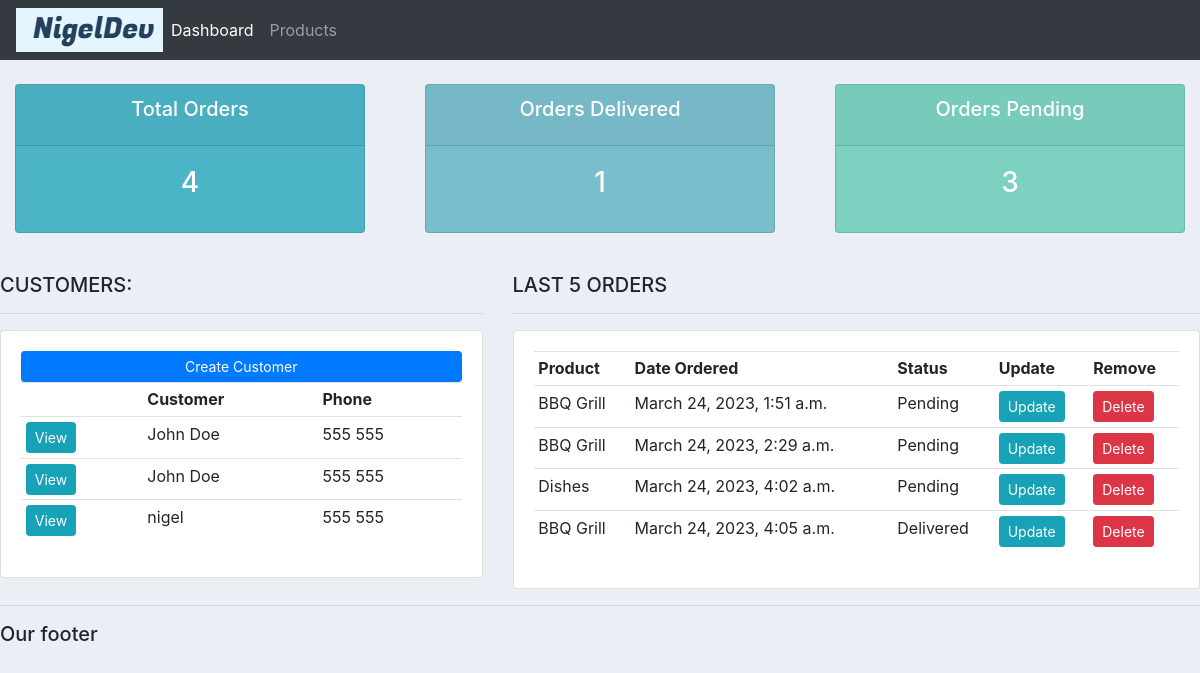
Before: / with the older database file.
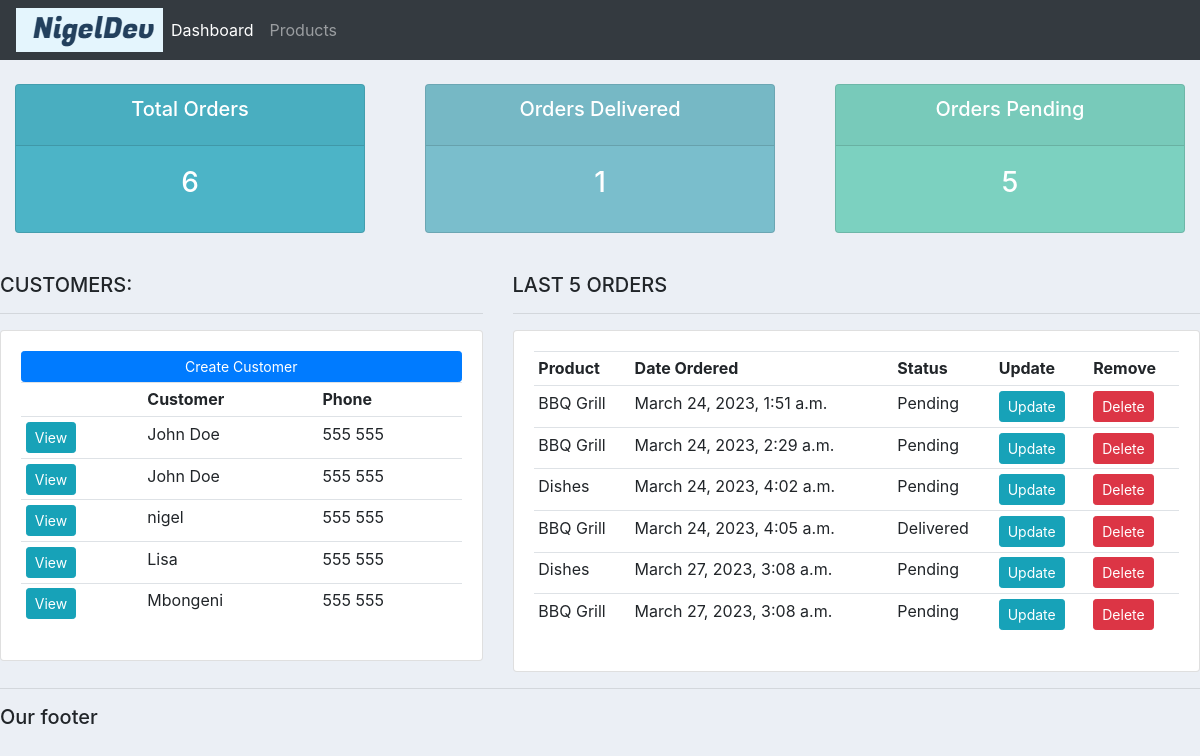
After: the same page with the newer database file.
### accounts/models.py (models this page shows, shortened)
class Customer(models.Model):
    name = models.CharField(max_length=200,null=True)
    phone = models.CharField(max_length=200,null=True)
    email = models.CharField(max_length=200,null=True)
    date_created = models.DateTimeField(auto_now_add=True)

class Order(models.Model):
    STATUS = (
        ('Pending', 'Pending'),
        ('Out for delivery', 'Out for delivery'),
        ('Delivered', 'Delivered'),
    )
    customer = models.ForeignKey(Customer,null=True,on_delete=models.SET_NULL)
    product = models.ForeignKey(Product,null=True,on_delete=models.SET_NULL)
    date_created = models.DateTimeField( auto_now_add=True, null=True)
    status = models.CharField(max_length=200,null=True,choices=STATUS)
    note = models.CharField(max_length=1000,null=True,choices=STATUS)

class Product(models.Model):
    CATEGORY = (
        ('Indoor', 'Indoor'),
        ('Out Door', 'Out Door'),
    )
    name = models.CharField(max_length=200,null=True)
    price = models.FloatField(null=True)
    category = models.CharField(max_length=200,null=True,choices=CATEGORY)
    description = models.CharField(max_length=200,null=True,blank=True)
    date_created = models.DateTimeField(auto_now_add=True)
    tags = models.ManyToManyField(Tag)
    def __str__(self):
        return self.name

### accounts/views.py (the view)
# urls.py: path('', views.home, name="home"),
def home(request):
    orders = Order.objects.all()
    customers = Customer.objects.all()
    total_customers = customers.count()
    total_orders = orders.count()
    delivered = orders.filter(status='Delivered').count()
    pending = orders.filter(status='Pending').count()
    context = {'orders':orders,'customers':customers,'total_orders':total_orders,'delivered':delivered,
               'pending':pending}
    return render(request,'accounts/dashboard.html', context)

### accounts/templates/accounts/dashboard.html
{% extends 'accounts/main.html' %}
{% block content %}
{% include 'accounts/status.html' %}
<br>
<div class="row">
        <div class="col-md-5">
            <h5>CUSTOMERS:</h5>
            <hr>
            <div class="card card-body">
                <a class="btn btn-primary btn-sm btn-block" href="">Create Customer</a>
                <table class="table table-sm ">
                    <tr>
                        <th></th>
                        <th>Customer</th>
                        <th>Phone</th>
                    </tr>
                    {% for customer in customers %}
                        <tr>
                            <td><a class="btn btn-sm btn-info" href="{% url 'customer' customer.id %}">View</a></td>
                            <td>{{ customer.name }}</td>
                            <td>{{ customer.phone }}</td>
                        </tr>
                    {% endfor %}
                </table>
            </div>
        </div>
    <div class="col-md-7">
        <h5>LAST 5 ORDERS</h5>
        <hr>
        <div class="card card-body">
            <table class="table table-sm ">
                <tr>
                    <th>Product</th>
                    <th>Date Ordered</th>
                    <th>Status</th>
                    <th>Update</th>
                    <th>Remove</th>
                </tr>
                {% for order in orders %}
                        <tr>
                            <td>{{ order.product }}</td>
                            <td>{{ order.date_created }}</td>
                            <td>{{ order.status }}</td>
                            <td><a class="btn btn-sm btn-info" href="{% url 'update_order' order.id %}">Update</a></td>
                            <td><a class="btn btn-sm btn-danger" href="{% url 'delete_order' order.id %}">Delete</a></td>
                        </tr>
                    {% endfor %}
            </table>
        </div>
    </div>
</div>
{% endblock %}

### accounts/templates/accounts/main.html (shortened to what this page needs)
{% load static  %}
<!DOCTYPE html>
<html lang="en">
<head>
    <link rel="stylesheet" href="https://cdn.jsdelivr.net/npm/bootstrap@4.3.1/dist/css/bootstrap.min.css"
>
    <link rel="stylesheet" type="text/css" href="{% static 'css/main.css' %}">
</head>
<body>
    {% include 'accounts/navbar.html' %}
    {% block content %}
    {% endblock %}
    <hr>
    <h5>Our footer</h5>
</body>
</html>

### accounts/templates/accounts/navbar.html (shortened to what this page needs)
{% load static  %}
<nav class="navbar navbar-expand-lg navbar-dark bg-dark">
    <img src="{% static 'images/logo.png'  %}">
    <div class="collapse navbar-collapse" id="navbarNav">
      <ul class="navbar-nav">
        <li class="nav-item active">
          <a class="nav-link" href="{% url 'home' %}">Dashboard </a>
        </li>
        <li class="nav-item">
          <a class="nav-link" href="{%  url 'products' %}">Products</a>
        </li>
      </ul>
    </div>
  </nav>

### accounts/templates/accounts/status.html
<br>
<div class="row">
    <div class="col">
        <div class="col-md">
            <div class="card text-center text-white mb-3" id="total-orders">
                <div class="card-header">
                    <h5 class="card-title">Total Orders</h5>
                </div>
                <div class="card-body">
                    <h3 class="card-title">{{total_orders}}</h3>
                </div>
            </div>
        </div>
    </div>
    <div class="col">
        <div class="col-md">
            <div class="card text-center text-white mb-3" id="orders-delivered">
                <div class="card-header">
                    <h5 class="card-title">Orders Delivered</h5>
                </div>
                <div class="card-body">
                    <h3 class="card-title">{{delivered}}</h3>
                </div>
            </div>
        </div>
    </div>
    <div class="col">
        <div class="col-md">
            <div class="card text-center text-white mb-3" id="orders-pending">
                <div class="card-header">
                    <h5 class="card-title">Orders Pending</h5>
                </div>
                <div class="card-body">
                    <h3 class="card-title">{{pending}}</h3>
                </div>
            </div>
        </div>
    </div>
</div>

### static/css/main.css (style rules this page uses)
body { background-color: #ebeff5; }
#total-orders { background-color: #4cb4c7; }
#orders-delivered { background-color: #7abecc; }
#orders-pending { background-color: #7CD1C0; }

Changed rows visible on the page:
added Customer: name "Lisa", phone "555 555"
added Customer: name "Mbongeni", phone "555 555"
added Order: product "Dishes", date_created "March 27, 2023, 3:08 a.m.", status "Pending"
added Order: product "BBQ Grill", date_created "March 27, 2023, 3:08 a.m.", status "Pending"
Other visible differences:
{{ total_orders }}: "4" → "6"
{{ pending }}: "3" → "5"
